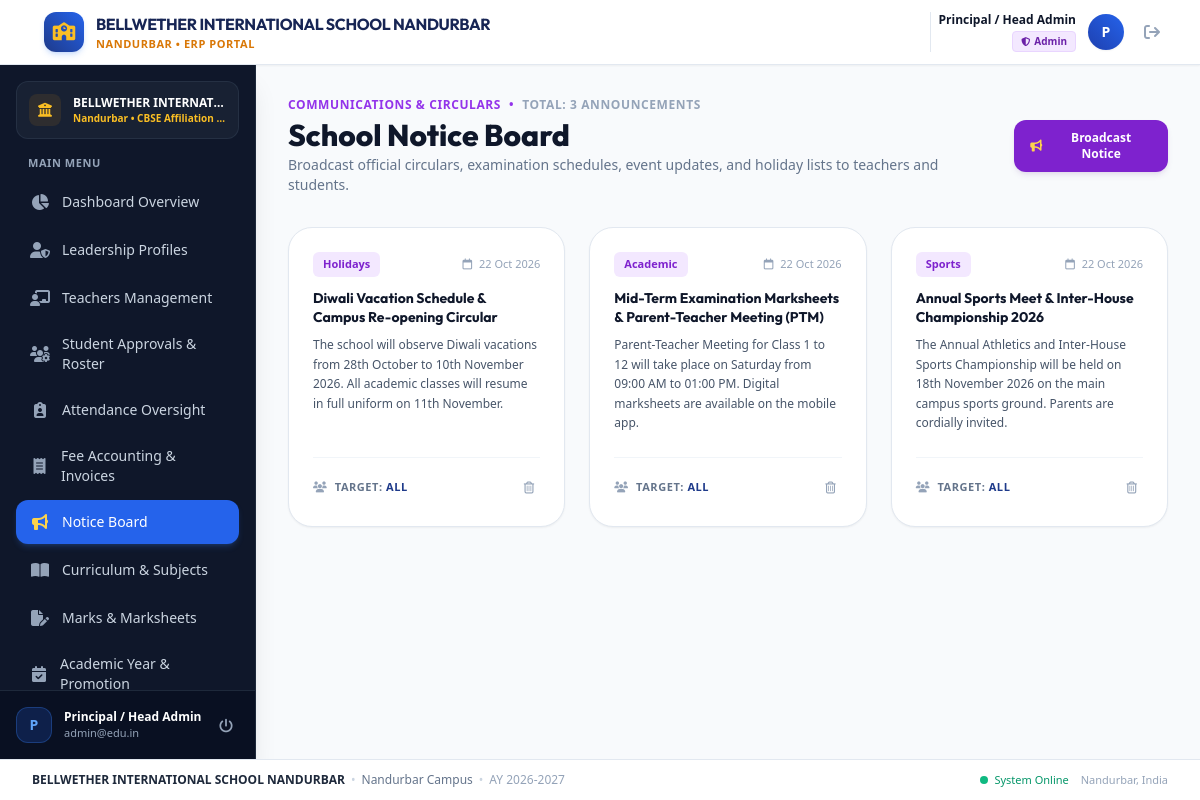
The page /admin/notices.php (signed in) on the database its author committed.
### tables this page shows
CREATE TABLE settings (
            key TEXT PRIMARY KEY,
            value TEXT
        );

CREATE TABLE notices (
            id INTEGER PRIMARY KEY AUTOINCREMENT,
            title TEXT NOT NULL,
            content TEXT NOT NULL,
            audience TEXT CHECK(audience IN ('all', 'teachers', 'students')) DEFAULT 'all',
            category TEXT DEFAULT 'Circular',
            posted_by INTEGER,
            created_at DATETIME DEFAULT CURRENT_TIMESTAMP
        );

### admin/notices.php (the view, shortened to what the rows shown need)
<?php
require_once __DIR__ . '/../includes/auth.php';
$notices = $pdo->query("SELECT * FROM notices ORDER BY id DESC")->fetchAll();
?>
<?php
require_once __DIR__ . '/../includes/header.php';
require_once __DIR__ . '/../includes/sidebar.php';
?>
<main class="flex-1 overflow-y-auto bg-slate-50 p-4 sm:p-6 lg:p-8">
    <div class="flex flex-col sm:flex-row sm:items-center justify-between gap-4 mb-8">
        <div>
            <h1 class="text-2xl sm:text-3xl font-extrabold text-slate-900 font-['Outfit']">
                School Notice Board
            </h1>
        </div>
    </div>
    <div class="grid grid-cols-1 md:grid-cols-2 lg:grid-cols-3 gap-6">
        <?php foreach ($notices as $n): ?>
            <div class="bg-white rounded-3xl p-6 border border-slate-200 shadow-sm flex flex-col justify-between hover:shadow-md transition">
                <div>
                    <div class="flex items-center justify-between mb-3">
                        <span class="px-2.5 py-1 rounded-md text-[11px] font-bold
                            <?= $n['category'] === 'Exam' ? 'bg-rose-100 text-rose-700' : ($n['category'] === 'Holiday' ? 'bg-amber-100 text-amber-700' : 'bg-purple-100 text-purple-700') ?>">
                            <?= htmlspecialchars($n['category']) ?>
                        </span>
                        <span class="text-[11px] text-slate-400">
                            <i class="fa-regular fa-calendar mr-1"></i>
                            <?= date('d M Y', strtotime($n['created_at'])) ?>
                        </span>
                    </div>
                    <h3 class="text-sm font-bold text-slate-900 mb-2 leading-snug"><?= htmlspecialchars($n['title']) ?></h3>
                    <p class="text-xs text-slate-600 leading-relaxed whitespace-pre-line"><?= htmlspecialchars($n['content']) ?></p>
                </div>
                <div class="pt-4 mt-6 border-t border-slate-100 flex items-center justify-between">
                    <span class="text-[11px] font-semibold text-slate-500 uppercase tracking-wider">
                        <i class="fa-solid fa-users text-slate-400 mr-1"></i> Target: <span class="text-navy-900"><?= htmlspecialchars($n['audience']) ?></span>
                    </span>
                    <form method="POST" action="notices.php" onsubmit="return confirm('Delete this notice?');">
                        <button type="submit" class="p-1.5 rounded-lg text-slate-400 hover:text-rose-600 hover:bg-rose-50 text-xs transition" title="Delete notice">
                            <i class="fa-regular fa-trash-can"></i>
                        </button>
                    </form>
                </div>
            </div>
        <?php endforeach; ?>
    </div>
</main>
<?php require_once __DIR__ . '/../includes/footer.php'; ?>

### includes/header.php (shortened to what the rows shown need)
<?php
require_once __DIR__ . '/auth.php';
$school_name = get_setting($pdo, 'school_name', 'BELLWETHER INTERNATIONAL SCHOOL NANDURBAR');
$school_city = get_setting($pdo, 'school_city', 'Nandurbar');
?>
<!DOCTYPE html>
<html lang="en" class="h-full bg-slate-50">
<head>
    <script src="https://cdn.tailwindcss.com"></script>
    <link rel="stylesheet" href="https://cdnjs.cloudflare.com/ajax/libs/font-awesome/6.5.1/css/all.min.css">
    <link rel="stylesheet" href="/assets/css/custom.css">
</head>
<body class="h-full flex flex-col font-sans text-slate-800 antialiased bg-slate-50">
    <header class="bg-white border-b border-slate-200 sticky top-0 z-30 shadow-sm no-print">
        <div class="px-4 sm:px-6 lg:px-8">
            <div class="flex items-center justify-between h-16">
                <div class="flex items-center space-x-3">
                    <a href="/" class="flex items-center space-x-2 sm:space-x-3 group min-w-0">
                        <div class="min-w-0">
                            <span class="text-xs sm:text-sm md:text-base font-bold tracking-tight text-navy-950 font-['Outfit'] block leading-tight truncate max-w-[130px] xs:max-w-[180px] sm:max-w-xs md:max-w-md lg:max-w-xl" title="<?= htmlspecialchars($school_name) ?>"><?= htmlspecialchars($school_name) ?></span>
                            <span class="text-[9px] sm:text-[11px] font-semibold tracking-wider text-amber-600 uppercase block truncate"><?= htmlspecialchars($school_city) ?> • ERP Portal</span>
                        </div>
                    </a>
                </div>
            </div>
        </div>
    </header>
    <div class="flex-1 flex overflow-hidden">

### includes/sidebar.php (shortened to what the rows shown need)
<?php
$school_name = isset($pdo) ? get_setting($pdo, 'school_name', 'BELLWETHER INTERNATIONAL SCHOOL NANDURBAR') : 'BELLWETHER INTERNATIONAL SCHOOL NANDURBAR';
$school_city = isset($pdo) ? get_setting($pdo, 'school_city', 'Nandurbar') : 'Nandurbar';
$school_affiliation = isset($pdo) ? get_setting($pdo, 'school_affiliation', 'CBSE #113042') : 'CBSE';
?>
<aside id="sidebar" class="fixed inset-y-0 left-0 z-40 w-64 bg-slate-900 text-slate-300 transform -translate-x-full lg:translate-x-0 lg:static lg:inset-auto transition-transform duration-200 ease-in-out flex flex-col justify-between shrink-0 shadow-xl border-r border-slate-800 no-print">
    <div class="p-4 flex-1 flex flex-col overflow-y-auto">
        <div class="px-3 py-3 mb-4 rounded-xl bg-slate-800/60 border border-slate-700/50 flex items-center space-x-3 min-w-0">
            <div class="min-w-0 flex-1">
                <p class="text-xs font-bold text-white truncate" title="<?= htmlspecialchars($school_name) ?>"><?= htmlspecialchars($school_name) ?></p>
                <p class="text-[10px] text-amber-400 font-semibold truncate"><?= htmlspecialchars($school_city) ?> • <?= htmlspecialchars($school_affiliation) ?></p>
            </div>
        </div>
    </div>
</aside>

### includes/footer.php (shortened to what the rows shown need)
<?php
$footer_school_name = isset($pdo) ? get_setting($pdo, 'school_name', 'BELLWETHER INTERNATIONAL SCHOOL NANDURBAR') : 'BELLWETHER INTERNATIONAL SCHOOL NANDURBAR';
$footer_school_city = isset($pdo) ? get_setting($pdo, 'school_city', 'Nandurbar') : 'Nandurbar';
?>
    </div>
    <footer class="bg-white border-t border-slate-200 py-3 px-4 sm:px-6 lg:px-8 text-xs text-slate-500 flex flex-col sm:flex-row items-center justify-between gap-2 no-print">
        <div class="flex flex-wrap items-center justify-center sm:justify-start gap-1.5 text-center sm:text-left min-w-0">
            <span class="font-bold text-slate-800 break-words"><?= htmlspecialchars($footer_school_name) ?></span>
            <span class="text-slate-300 hidden sm:inline">&bull;</span>
            <span class="text-slate-500"><?= htmlspecialchars($footer_school_city) ?> Campus</span>
            <span class="text-slate-300 hidden sm:inline">&bull;</span>
            <span class="text-slate-400">AY 2026-2027</span>
        </div>
        <div class="flex items-center space-x-3 shrink-0">
            <span class="inline-flex items-center text-emerald-600 font-medium text-[11px]">
                <span class="w-2 h-2 rounded-full bg-emerald-500 mr-1.5 animate-pulse"></span> System Online
            </span>
            <span class="text-slate-400 text-[11px]"><?= htmlspecialchars($footer_school_city) ?>, India</span>
        </div>
    </footer>
</body>
</html>

### rows shown on the page
settings: value "BELLWETHER INTERNATIONAL SCHOOL NANDURBAR", value "BELLWETHER INTERNAT…"
settings: value "NANDURBAR", value "Nandurbar"
settings: value "CBSE Affiliation…"
notices: category "Holidays", created_at "22 Oct 2026", title "Diwali Vacation Schedule & Campus Re-opening Circular", content "The school will observe Diwali vacations from 28th October to 10th November 2026. All academic classes will resume in full uniform on 11th November.", audience "ALL"
notices: category "Academic", created_at "22 Oct 2026", title "Mid-Term Examination Marksheets & Parent-Teacher Meeting (PTM)", content "Parent-Teacher Meeting for Class 1 to 12 will take place on Saturday from 09:00 AM to 01:00 PM. Digital marksheets are available on the mobile app.", audience "ALL"
notices: category "Sports", created_at "22 Oct 2026", title "Annual Sports Meet & Inter-House Championship 2026", content "The Annual Athletics and Inter-House Sports Championship will be held on 18th November 2026 on the main campus sports ground. Parents are cordially invited.", audience "ALL"

### other values the page prints
$current_user['name'] "Principal / Head Admin"
$role_label "Admin"
substr($current_user['name'], 0, 1) "P"
$item['title'] "Dashboard Overview"
$item['title'] "Leadership Profiles"
$item['title'] "Teachers Management"
$item['title'] "Student Approvals & Roster"
$item['title'] "Attendance Oversight"
$item['title'] "Fee Accounting & Invoices"
$item['title'] "Notice Board"
$item['title'] "Curriculum & Subjects"
$item['title'] "Marks & Marksheets"
$item['title'] "Academic Year & Promotion"
substr($user['name'] ?? 'U', 0, 1) "P"
$user['name'] "Principal / Head Admin"
